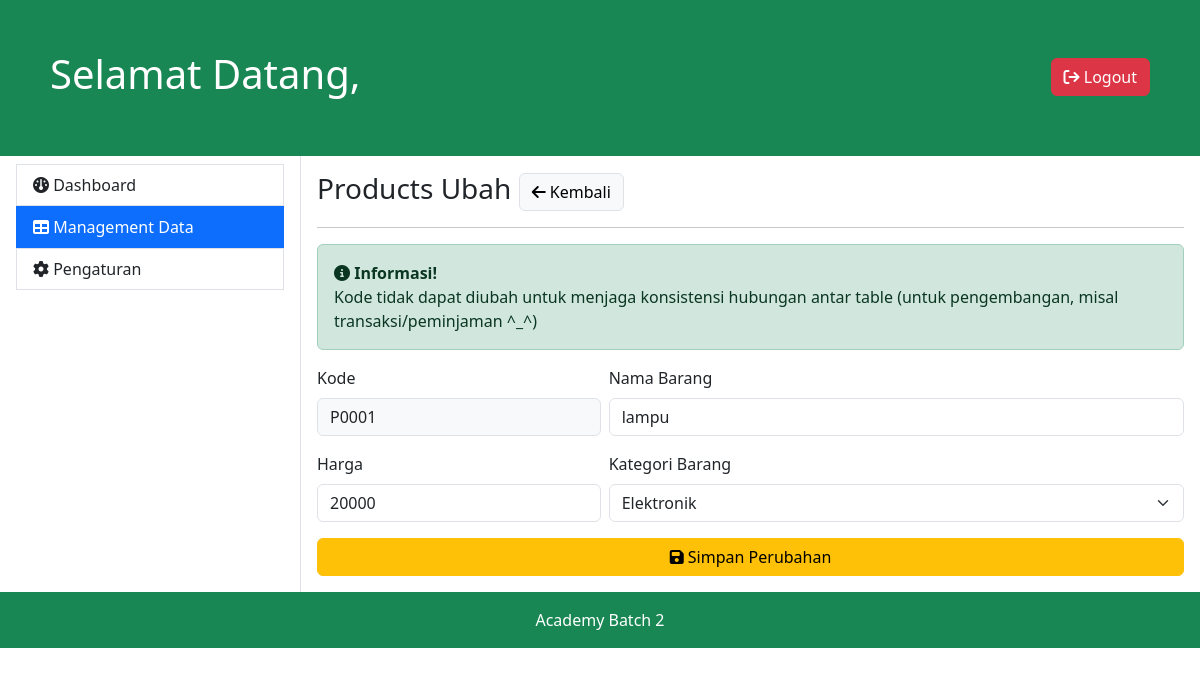
The app's page /frontend/dashboard/pages/products_update.php?id=2 with its own data.
### tables this page shows
CREATE TABLE `products` (
  `id` int(10) NOT NULL,
  `code` char(5) NOT NULL,
  `name` varchar(255) NOT NULL,
  `price` int(10) NOT NULL,
  `category` varchar(255) NOT NULL,
  `users_by` int(5) NOT NULL,
  `created_at` datetime NOT NULL DEFAULT current_timestamp()
);

### frontend/dashboard/pages/products_update.php (the view, shortened to what this page needs)
<?php
	include_once('../templates/header.php');
  $id_products = $_GET['id'];
  $runQuery = mysqli_query($link, "SELECT * FROM products WHERE id = ".$id_products." LIMIT 1");
  $product  = mysqli_fetch_assoc($runQuery);
?>
<h3>Products Ubah <a href="<?= BASE_URL.'frontend/dashboard/pages/products.php' ?>" class="btn btn-light border"><i class="fa-solid fa-arrow-left"></i> Kembali</a></h3>
<hr>
<div class="alert alert-success" role="alert"><i class="fa-solid fa-circle-info"></i> <span class="fw-bold">Informasi!</span> <br> Kode tidak dapat diubah untuk menjaga konsistensi hubungan antar table (untuk pengembangan, misal transaksi/peminjaman ^_^)</div>
<form action="<?= BASE_URL.'backend/update_products.php?id='.$product['id']; ?>" method="post">
<div class="row g-2">
  <div class="col-4">
    <div class="mb-3">
      <label for="inputCode" class="form-label">Kode</label>
      <input type="text" class="form-control bg-light" id="inputCode" value="<?= $product['code'] ?>" readonly>
    </div>
  </div>
  <div class="col-8">
    <div class="mb-3">
      <label for="inputName" class="form-label">Nama Barang</label>
      <input type="text" name="name" class="form-control"id="inputName" value="<?= $product['name'] ?>" required>
    </div>
  </div>
</div>
<div class="row g-2">
  <div class="col-4">
    <div class="mb-3">
      <label for="inputPrice" class="form-label">Harga</label>
      <input type="number" name="price" class="form-control" id="inputPrice" value="<?= $product['price'] ?>" required>
    </div>
  </div>
  <div class="col-8">
    <div class="mb-3">
      <label for="inputVersion" class="form-label">Kategori Barang</label>
      <select class="form-select" name="category" required>
        <option value="EL" <?= ($product['category'] == 'EL') ? 'selected' : false ?>>Elektronik</option>
      </select>
    </div>
  </div>
</div>
<div class="d-grid">
	<button type="submit" class="btn btn-warning"><i class="fa-solid fa-floppy-disk"></i> Simpan Perubahan</button>
</div>
</form>
<?php
	include_once('../templates/footer.php');
?>

### records on screen
products: code "P0001", name "lampu", price "20000", category "Elektronik"
